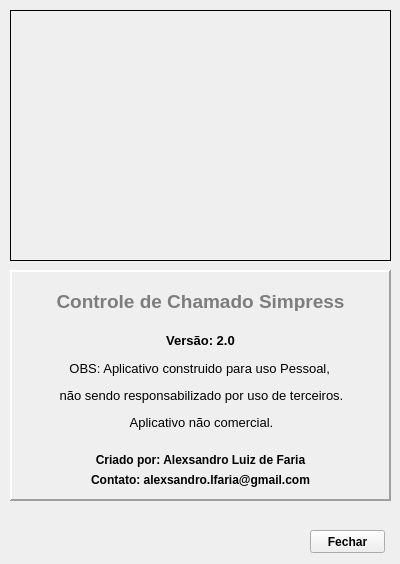
<?xml version="1.0" encoding="UTF-8"?>
<ui version="4.0">
 <class>Sobre</class>
 <widget class="QWidget" name="Sobre">
  <property name="geometry">
   <rect>
    <x>0</x>
    <y>0</y>
    <width>400</width>
    <height>564</height>
   </rect>
  </property>
  <property name="windowTitle">
   <string>Form</string>
  </property>
  <property name="windowIcon">
   <iconset>
    <normaloff>_img/logo_janela.ico</normaloff>_img/logo_janela.ico</iconset>
  </property>
  <widget class="QLabel" name="label">
   <property name="geometry">
    <rect>
     <x>10</x>
     <y>10</y>
     <width>381</width>
     <height>251</height>
    </rect>
   </property>
   <property name="frameShape">
    <enum>QFrame::Panel</enum>
   </property>
   <property name="text">
    <string/>
   </property>
   <property name="pixmap">
    <pixmap>_img/sobre.png</pixmap>
   </property>
  </widget>
  <widget class="QFrame" name="frame">
   <property name="geometry">
    <rect>
     <x>10</x>
     <y>270</y>
     <width>381</width>
     <height>231</height>
    </rect>
   </property>
   <property name="frameShape">
    <enum>QFrame::Panel</enum>
   </property>
   <property name="frameShadow">
    <enum>QFrame::Raised</enum>
   </property>
   <property name="lineWidth">
    <number>2</number>
   </property>
   <property name="midLineWidth">
    <number>2</number>
   </property>
   <widget class="QLabel" name="label_2">
    <property name="geometry">
     <rect>
      <x>10</x>
      <y>20</y>
      <width>361</width>
      <height>21</height>
     </rect>
    </property>
    <property name="text">
     <string>&lt;html&gt;&lt;head/&gt;&lt;body&gt;&lt;p&gt;&lt;span style=&quot; font-size:14pt; font-weight:600; color:#7d7d7d;&quot;&gt;Controle de Chamado Simpress&lt;/span&gt;&lt;/p&gt;&lt;/body&gt;&lt;/html&gt;</string>
    </property>
    <property name="alignment">
     <set>Qt::AlignCenter</set>
    </property>
   </widget>
   <widget class="QLabel" name="label_3">
    <property name="geometry">
     <rect>
      <x>10</x>
      <y>60</y>
      <width>361</width>
      <height>20</height>
     </rect>
    </property>
    <property name="font">
     <font>
      <pointsize>10</pointsize>
      <weight>75</weight>
      <bold>true</bold>
     </font>
    </property>
    <property name="text">
     <string>Versão: 2.0</string>
    </property>
    <property name="alignment">
     <set>Qt::AlignCenter</set>
    </property>
   </widget>
   <widget class="QLabel" name="label_4">
    <property name="geometry">
     <rect>
      <x>16</x>
      <y>90</y>
      <width>351</width>
      <height>71</height>
     </rect>
    </property>
    <property name="mouseTracking">
     <bool>true</bool>
    </property>
    <property name="tabletTracking">
     <bool>false</bool>
    </property>
    <property name="acceptDrops">
     <bool>false</bool>
    </property>
    <property name="autoFillBackground">
     <bool>false</bool>
    </property>
    <property name="text">
     <string>&lt;html&gt;&lt;head/&gt;&lt;body&gt;&lt;p align=&quot;center&quot;&gt;&lt;span style=&quot; font-size:10pt;&quot;&gt;OBS: Aplicativo construido para uso Pessoal, &lt;/span&gt;&lt;/p&gt;&lt;p align=&quot;center&quot;&gt;&lt;span style=&quot; font-size:10pt;&quot;&gt;não sendo responsabilizado por uso de terceiros.&lt;/span&gt;&lt;/p&gt;&lt;p align=&quot;center&quot;&gt;&lt;span style=&quot; font-size:10pt;&quot;&gt;Aplicativo não comercial.&lt;/span&gt;&lt;/p&gt;&lt;/body&gt;&lt;/html&gt;</string>
    </property>
   </widget>
   <widget class="QLabel" name="label_5">
    <property name="geometry">
     <rect>
      <x>10</x>
      <y>180</y>
      <width>361</width>
      <height>20</height>
     </rect>
    </property>
    <property name="text">
     <string>&lt;html&gt;&lt;head/&gt;&lt;body&gt;&lt;p align=&quot;center&quot;&gt;&lt;span style=&quot; font-weight:600;&quot;&gt;Criado por: Alexsandro Luiz de Faria&lt;/span&gt;&lt;/p&gt;&lt;/body&gt;&lt;/html&gt;</string>
    </property>
   </widget>
   <widget class="QLabel" name="label_6">
    <property name="geometry">
     <rect>
      <x>10</x>
      <y>200</y>
      <width>361</width>
      <height>20</height>
     </rect>
    </property>
    <property name="text">
     <string>&lt;html&gt;&lt;head/&gt;&lt;body&gt;&lt;p align=&quot;center&quot;&gt;&lt;span style=&quot; font-weight:600;&quot;&gt;Contato: alexsandro.lfaria@gmail.com&lt;/span&gt;&lt;/p&gt;&lt;/body&gt;&lt;/html&gt;</string>
    </property>
   </widget>
  </widget>
  <widget class="QPushButton" name="btn_fechar">
   <property name="geometry">
    <rect>
     <x>310</x>
     <y>530</y>
     <width>75</width>
     <height>23</height>
    </rect>
   </property>
   <property name="font">
    <font>
     <weight>75</weight>
     <bold>true</bold>
    </font>
   </property>
   <property name="text">
    <string>Fechar</string>
   </property>
  </widget>
 </widget>
 <resources/>
 <connections/>
</ui>
